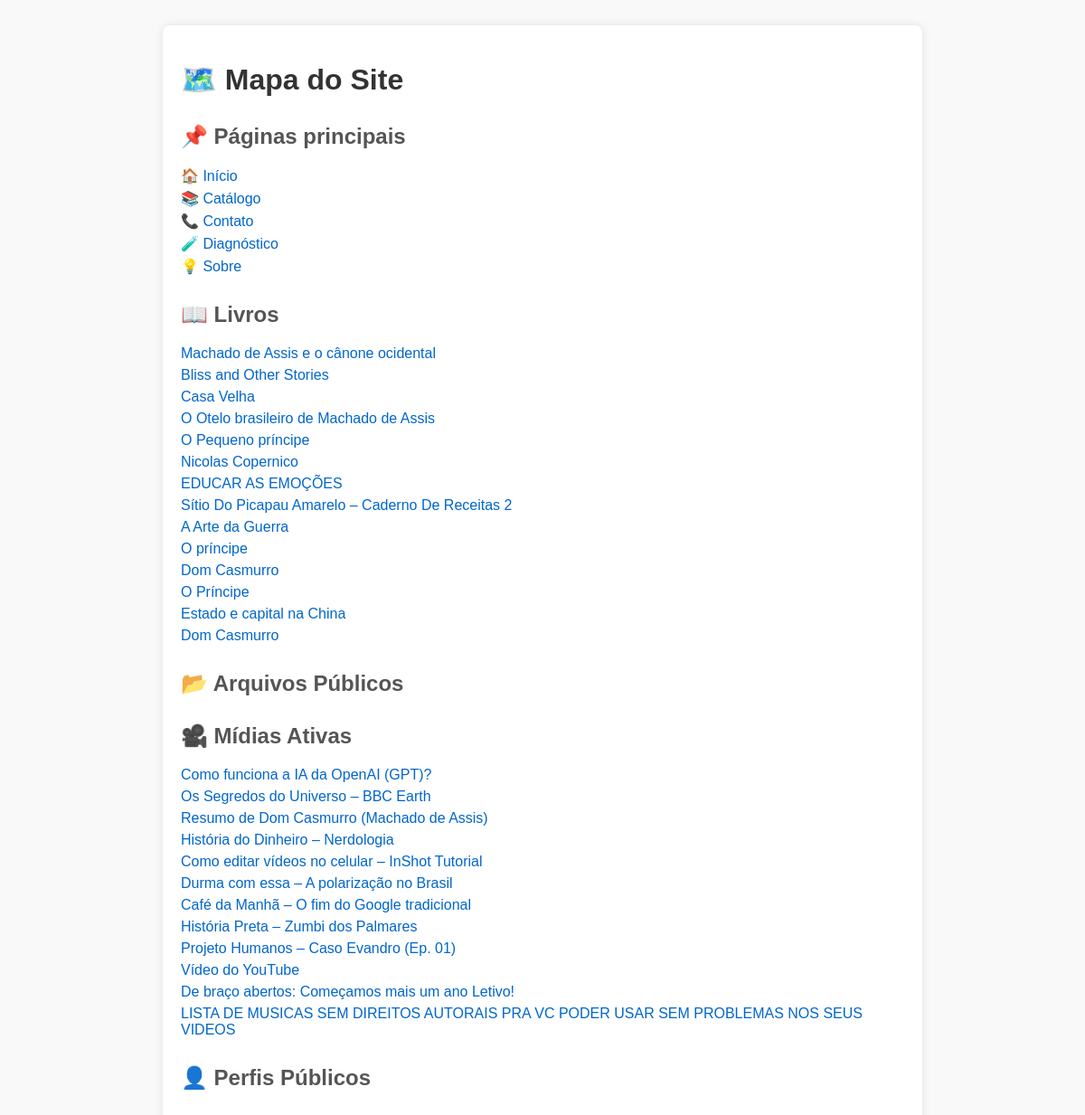
The app's page /mapa_site.php, older data.
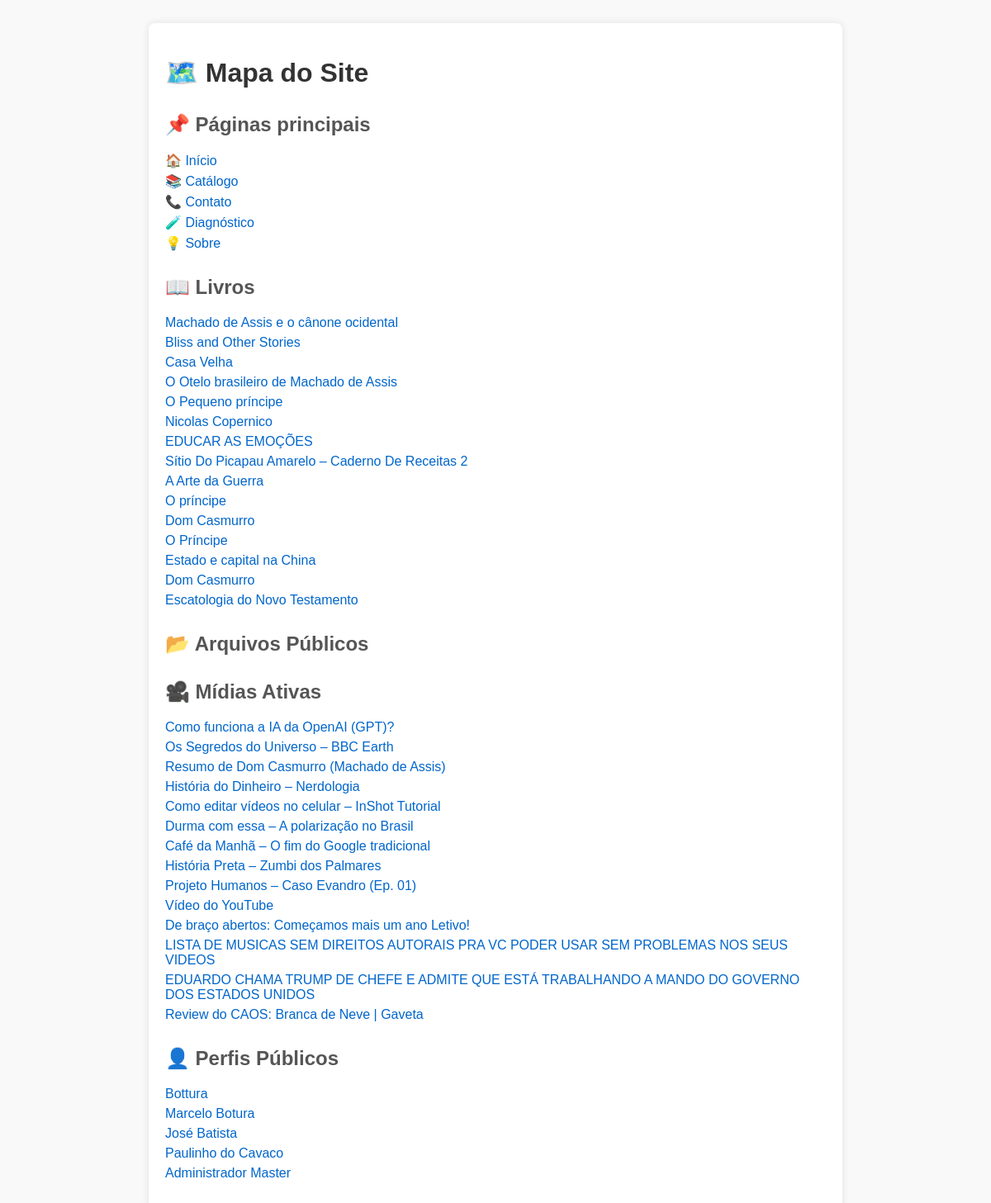
The same page, newer data.
### tables this page shows
CREATE TABLE `livros` (
  `id` int(11) NOT NULL,
  `qr_code` varchar(255) DEFAULT NULL,
  `codigo_barras` varchar(100) DEFAULT NULL,
  `prateleira` varchar(50) DEFAULT NULL,
  `titulo` varchar(255) NOT NULL,
  `volume` varchar(20) DEFAULT NULL,
  `edicao` varchar(20) DEFAULT NULL,
  `ano` int(11) DEFAULT NULL,
  `isbn` varchar(20) DEFAULT NULL,
  `isbn10` varchar(20) DEFAULT NULL,
  `isbn13` varchar(20) DEFAULT NULL,
  `status` enum('disponivel','emprestado') DEFAULT 'disponivel',
  `tipo` enum('físico','digital') DEFAULT 'físico',
  `formato` enum('PDF','EPUB','Online') DEFAULT 'PDF',
  `tamanho` varchar(50) DEFAULT NULL,
  `idioma` varchar(50) DEFAULT NULL,
  `copias_disponiveis` int(11) DEFAULT 1,
  `exemplares` int(11) DEFAULT 1,
  `capa_local` varchar(255) DEFAULT NULL,
  `capa_url` text DEFAULT NULL,
  `origem_capa` enum('upload','url') DEFAULT NULL,
  `link_digital` text DEFAULT NULL,
  `link_download` text DEFAULT NULL,
  `descricao` text DEFAULT NULL,
  `informacoes_adicionais` text DEFAULT NULL,
  `visualizacoes` int(11) DEFAULT 0,
  `criado_em` datetime DEFAULT current_timestamp(),
  `autor_id` int(11) DEFAULT NULL,
  `editora_id` int(11) DEFAULT NULL,
  `categoria_id` int(11) DEFAULT NULL,
  `codigo_interno` varchar(100) NOT NULL,
  `disponivel` tinyint(1) DEFAULT 1,
  `subtitulo` varchar(255) DEFAULT NULL,
  `updated_at` timestamp NOT NULL DEFAULT current_timestamp() ON UPDATE current_timestamp(),
  `fonte` varchar(100) DEFAULT 'Manual',
  `destaque` tinyint(1) DEFAULT 0,
  `autor` varchar(255) DEFAULT NULL,
  `editora` varchar(255) DEFAULT NULL,
  `paginas` int(11) DEFAULT NULL,
  `categoria` varchar(100) DEFAULT NULL,
  `origem_dados` varchar(50) DEFAULT 'importado'
);

CREATE TABLE `midias` (
  `id` int(11) NOT NULL,
  `tipo` enum('podcast','video','audio','outro') NOT NULL,
  `titulo` varchar(255) NOT NULL,
  `descricao` text DEFAULT NULL,
  `autor` varchar(255) DEFAULT NULL,
  `url` text NOT NULL,
  `plataforma` varchar(100) DEFAULT NULL,
  `data_publicacao` date DEFAULT NULL,
  `duracao` varchar(20) DEFAULT NULL,
  `capa_url` text DEFAULT NULL,
  `criado_em` datetime DEFAULT current_timestamp(),
  `capa_local` varchar(255) DEFAULT NULL
);

CREATE TABLE `usuarios` (
  `id` int(11) NOT NULL,
  `nome` varchar(100) NOT NULL,
  `email` varchar(100) NOT NULL,
  `senha` varchar(255) NOT NULL,
  `tipo` enum('usuario','admin','master') DEFAULT 'usuario',
  `imagem_perfil` varchar(255) DEFAULT NULL,
  `data_nascimento` date DEFAULT NULL,
  `genero` enum('Masculino','Feminino','Outro') DEFAULT NULL,
  `cep` varchar(9) DEFAULT NULL,
  `endereco` varchar(255) DEFAULT NULL,
  `cidade` varchar(100) DEFAULT NULL,
  `estado` varchar(100) DEFAULT NULL,
  `ativo` tinyint(1) DEFAULT 1,
  `criado_em` datetime DEFAULT current_timestamp(),
  `foto` varchar(255) DEFAULT NULL,
  `data_criacao` datetime DEFAULT current_timestamp(),
  `visibilidade` enum('publico','privado') NOT NULL DEFAULT 'privado'
);

### public_html/mapa_site.php (the view, shortened to what this page needs)
<?php
require_once __DIR__ . '/../backend/config/config.php';
function gerarSlug(string $texto): string {
    $texto = html_entity_decode($texto, ENT_QUOTES, 'UTF-8');
    $texto = iconv('UTF-8', 'ASCII//TRANSLIT//IGNORE', $texto);
    $texto = strtolower($texto);
    $texto = preg_replace('/[^a-z0-9]+/', '-', $texto);
    return trim($texto, '-');
}
$dominio = 'http://localhost/sgbccni';
?>
<!DOCTYPE html>
<html lang="pt-br">
<head>
</head>
<body>
<div class="container">
    <h1>🗺️ Mapa do Site</h1>
    <h2>📌 Páginas principais</h2>
    <ul>
        <li><a href="<?= $dominio ?>/index.php">🏠 Início</a></li>
        <li><a href="<?= $dominio ?>/catalogo.php">📚 Catálogo</a></li>
        <li><a href="<?= $dominio ?>/contato.php">📞 Contato</a></li>
        <li><a href="<?= $dominio ?>/diagnostico.php">🧪 Diagnóstico</a></li>
        <li><a href="<?= $dominio ?>/sobre.php">💡 Sobre</a></li>
    </ul>
    <h2>📖 Livros</h2>
    <ul>
    <?php
    $stmt = $pdo->query("SELECT id, titulo FROM livros");
    foreach ($stmt as $livro):
        $slug = gerarSlug($livro['titulo']);
        $url = "$dominio/ver_livro.php?id={$livro['id']}&slug=$slug";
        echo "<li><a href='$url'>" . htmlspecialchars($livro['titulo']) . "</a></li>";
    endforeach;
    ?>
    </ul>
    <h2>📂 Arquivos Públicos</h2>
    <h2>🎥 Mídias Ativas</h2>
    <ul>
    <?php
    $stmt = $pdo->query("SELECT id, titulo FROM midias");
    foreach ($stmt as $midia):
        $slug = gerarSlug($midia['titulo']);
        $url = "$dominio/frontend/usuario/detalhes.php?id={$midia['id']}&slug=$slug";
        echo "<li><a href='$url'>" . htmlspecialchars($midia['titulo']) . "</a></li>";
    endforeach;
    ?>
    </ul>
    <h2>👤 Perfis Públicos</h2>
    <ul>
    <?php
    try {
        $stmt = $pdo->query("SELECT id, nome FROM usuarios WHERE visibilidade = 'publico'");
        foreach ($stmt as $usuario):
            $slug = gerarSlug($usuario['nome']);
            $url = "$dominio/frontend/usuario/ver_perfil.php?id={$usuario['id']}&slug=$slug";
            echo "<li><a href='$url'>" . htmlspecialchars($usuario['nome']) . "</a></li>";
        endforeach;
    } catch (Exception $e) {
        echo "<li><em>Nenhum perfil público disponível.</em></li>";
    }
    ?>
    </ul>
</div>
</body>
</html>

Row changes from the older to the newer data that the page shows:
added livros: titulo "Escatologia do Novo Testamento"
added midias: titulo "EDUARDO CHAMA TRUMP DE CHEFE E ADMITE QUE ESTÁ TRABALHANDO A MANDO DO GOVERNO DOS ESTADOS UNIDOS"
added midias: titulo "Review do CAOS: Branca de Neve | Gaveta"
now on this page (row edited): usuarios: nome "Bottura"
now on this page (row edited): usuarios: nome "Marcelo Botura"
now on this page (row edited): usuarios: nome "José Batista"
now on this page (row edited): usuarios: nome "Paulinho do Cavaco"
now on this page (row edited): usuarios: nome "Administrador Master"
